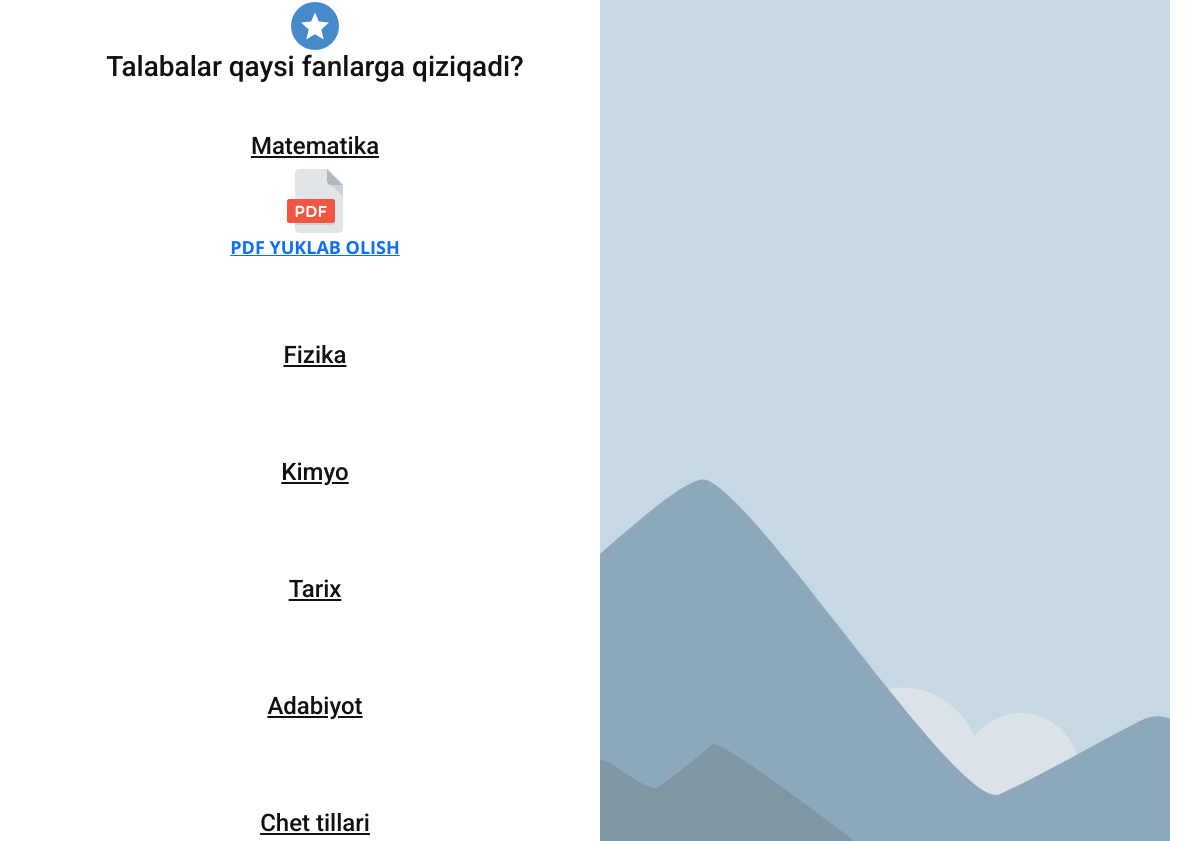
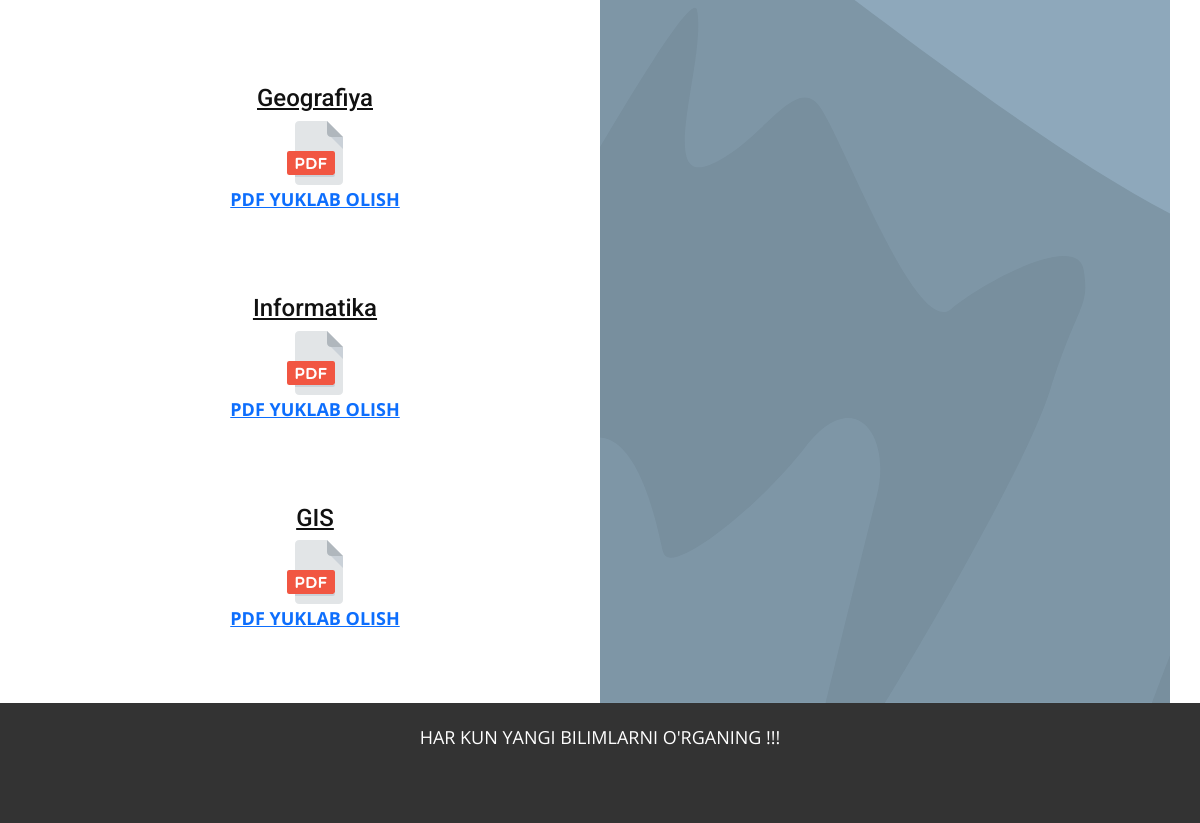
/fanlar.jspx (signed in, lower part), run on an earlier commit of the app's database (2 pictures, top to bottom).
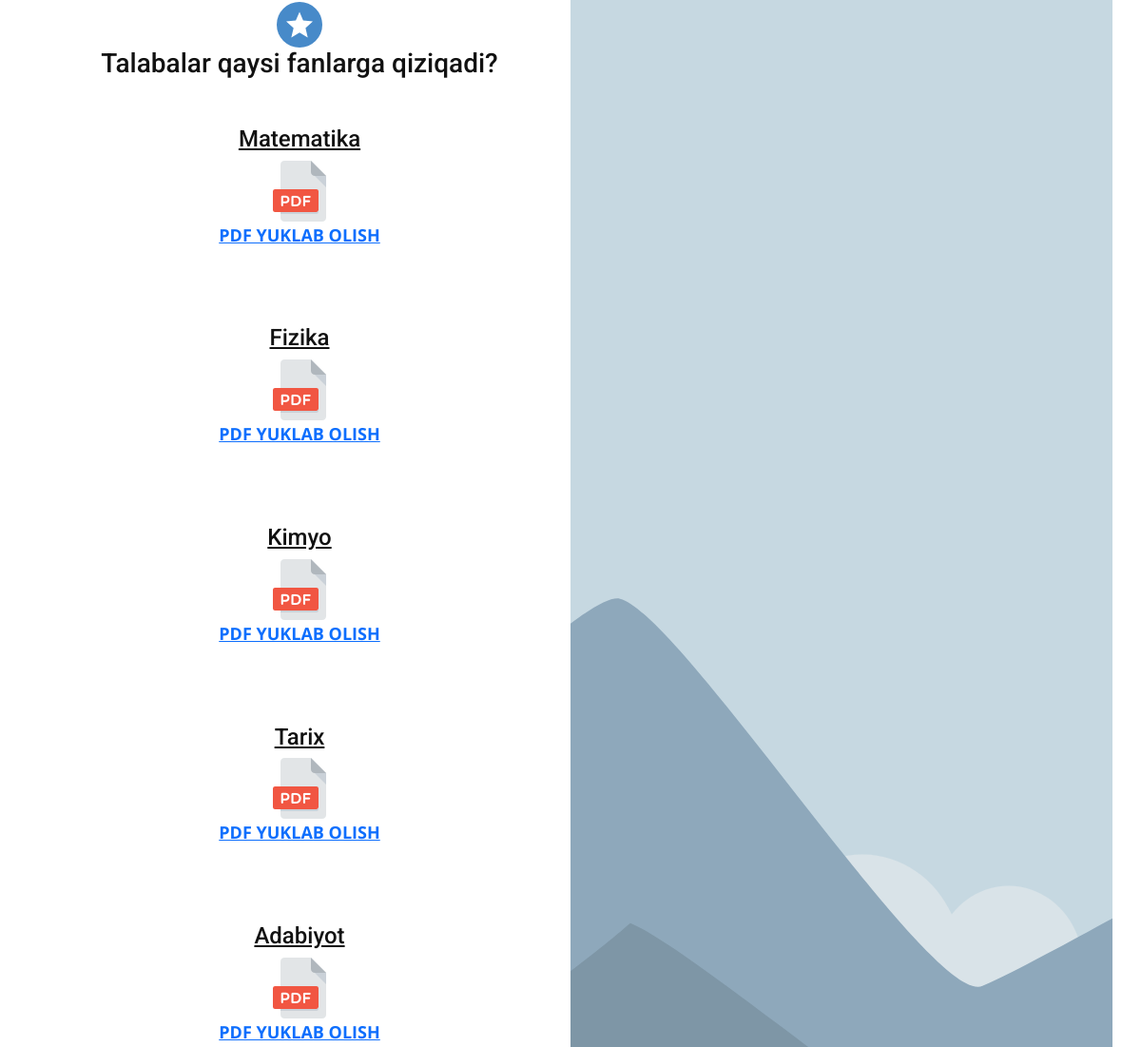
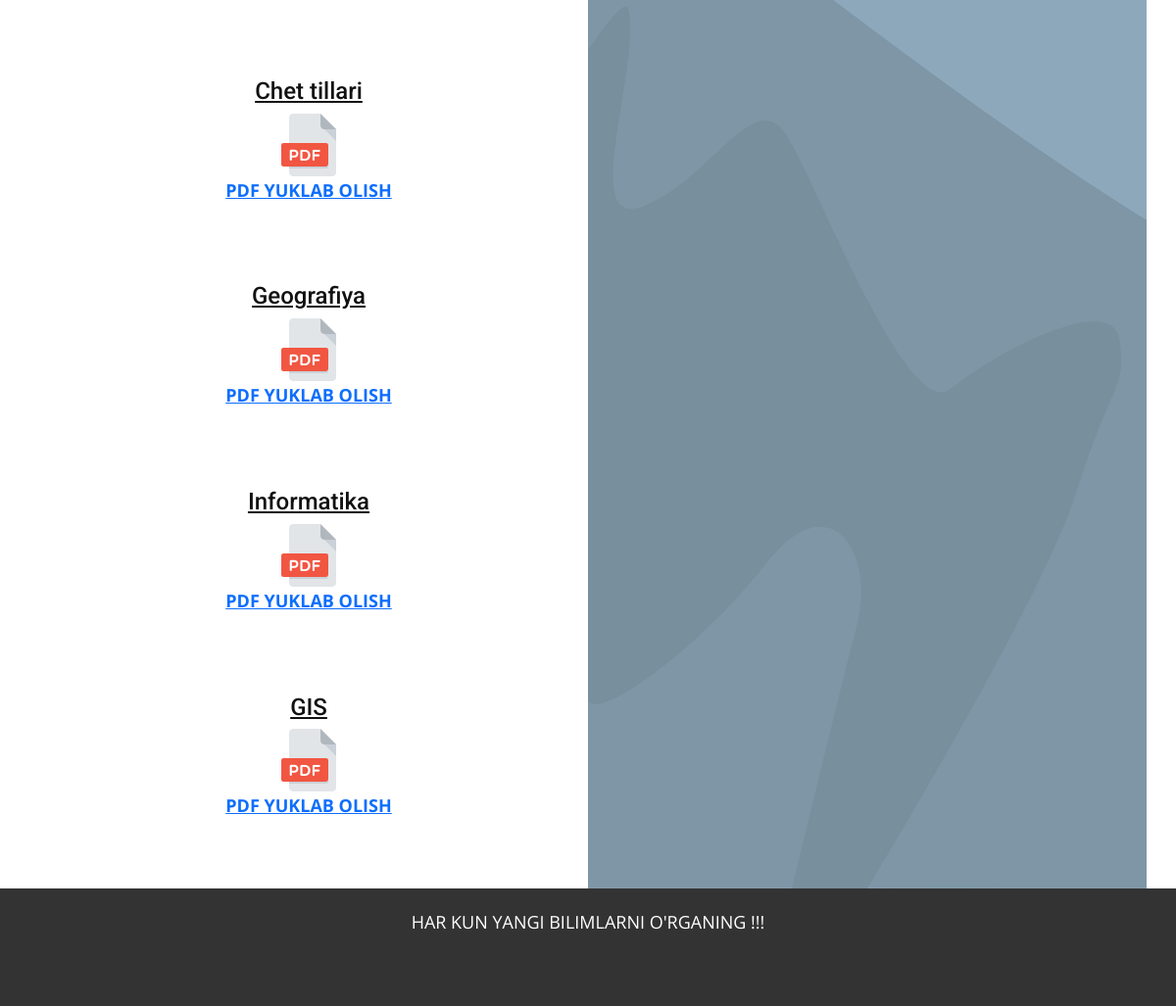
And on a later commit of the database (2 pictures, top to bottom).
### student/models.py (models this page shows, shortened)
class Fanlar(models.Model):
    fanlar_nomi = models.CharField(max_length=50)
    tarkibi = tinymce_models.HTMLField()
    pdf_fayl = models.FileField(upload_to="uploads")
    class Meta:
        managed = True
        db_table = 'fanlar'
        verbose_name_plural = 'Fanlar'

### student/views.py (the view)
# urls.py: path('fanlar.jspx', fanlarpage),
@login_required(login_url="/manager")
def fanlarpage(request):
    fanlar1 = Fanlar.objects.all()
    return render(request, 'fanlar.html', {'fanlar': fanlar1})

### student/templates/fanlar.html (shortened to what this page needs)
{% extends 'base.html' %}
{% load static %}
{% block 'data' %}
<h3>Talabalar qaysi fanlarga qiziqadi?</h2>
{% for x in fanlar %}
    <p>
    <u><h4>{{ x.fanlar_nomi }}</h4></u>
    <div>
        {% if x.pdf_fayl %}
            <div>
                <img src="{% static 'pdf.png' %}"/>
            </div>
            <strong>
                   <a target="_blank" href = "{% url 'download' x.pdf_fayl %}">PDF YUKLAB OLISH</a>
            </strong>
        {% endif %}
    </div>
    </p>
{% endfor %}
{% endblock %}
{% block 'footer' %}
    <p>HAR KUN YANGI BILIMLARNI O'RGANING !!!</p>
{% endblock %}

### student/templates/base.html (shortened to what this page needs)
{% load static %}
{% load crispy_forms_tags %}
<!DOCTYPE html>
<html style="font-size: 16px;" lang="ru"><head>
    <link rel="stylesheet" href="{% static 'nicepage.css' %}" media="screen">
    <link rel="stylesheet" href="{% static 'main.css' %}" media="screen">
  <link rel="stylesheet" href="https://code.jquery.com/ui/1.13.2/themes/base/jquery-ui.css">
  <link href="https://cdn.jsdelivr.net/npm/bootstrap@5.3.3/dist/css/bootstrap.min.css" rel="stylesheet">
  <meta data-intl-tel-input-cdn-path="intlTelInput/"></head>
  <body data-home-page="https://website6161720.nicepage.io/Главная.html?version=b3ee80cb-ac63-7ad0-20cd-9604ff540ec7" data-home-page-title="Главная" data-path-to-root="./" data-include-products="false" class="u-body u-xl-mode" data-lang="ru">
    <section class="u-clearfix u-section-2" id="sec-ed8f">
      <div class="u-clearfix u-sheet u-sheet-1">
        <div class="data-layout-selected u-clearfix u-expanded-width u-gutter-0 u-layout-wrap u-layout-wrap-1">
          <div class="u-layout">
            <div class="u-layout-row">
              <div class="u-align-center u-container-style u-layout-cell u-left-cell u-size-30 u-size-xs-60 u-white u-layout-cell-1" src="">
                <div class="u-container-layout u-valign-middle u-container-layout-1"><span class="u-icon u-icon-circle u-palette-1-base u-icon-1"><svg class="u-svg-link" preserveAspectRatio="xMidYMin slice" viewBox="0 0 32 32"><use xlink:href="#svg-9a68"></use></svg>
              </span>
                 {% block 'data' %}{% endblock %}
                </div>
              </div>
              <div class="u-container-style u-image u-layout-cell u-right-cell u-size-30 u-size-xs-60 u-image-1" src="" data-image-width="1080" data-image-height="1080">
                <div class="u-container-layout u-valign-middle u-container-layout-2" src="">
                </div>
              </div>
            </div>
          </div>
        </div>
      </div>
    </section>
    <footer class="u-align-center u-clearfix u-footer u-grey-80 u-footer" id="sec-bfb7">
      <div class="u-clearfix u-sheet u-sheet-1">
        {% block 'footer' %}{% endblock %}
      </div></footer>
    </body></html>

### student/static/main.css (style rules this page uses)
.u-section-2 { min-height: 66px; }
.u-section-2 .u-sheet-1 { min-height: 655px; }
.u-section-2 .u-layout-wrap-1 { margin: 0 auto 0 0; }
.u-section-2 .u-layout-cell-1 { min-height: 655px; }
.u-section-2 .u-container-layout-1 { padding: 30px 60px; }
.u-section-2 .u-icon-1 { height: 48px; width: 48px; background-image: none; margin: 0 auto; padding: 10px; }
.u-section-2 .u-image-1 { min-height: 655px; background-position: 50% 50%; }
.u-section-2 .u-container-layout-2 { padding: 30px 60px; }

What changed in the data, as far as the page shows it:
changed Fanlar (number 2 of 9 on the later page): pdf_fayl: picture added; now shows "PDF YUKLAB OLISH"
changed Fanlar (number 3 of 9 on the later page): pdf_fayl: picture added; now shows "PDF YUKLAB OLISH"
changed Fanlar (number 4 of 9 on the later page): pdf_fayl: picture added; now shows "PDF YUKLAB OLISH"
changed Fanlar (number 5 of 9 on the later page): pdf_fayl: picture added; now shows "PDF YUKLAB OLISH"
changed Fanlar (number 6 of 9 on the later page): pdf_fayl: picture added; now shows "PDF YUKLAB OLISH"
